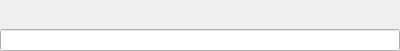
<?xml version="1.0" encoding="UTF-8"?>
<ui version="4.0">
 <class>ParameterText</class>
 <widget class="QWidget" name="ParameterText">
  <property name="geometry">
   <rect>
    <x>0</x>
    <y>0</y>
    <width>400</width>
    <height>51</height>
   </rect>
  </property>
  <property name="windowTitle">
   <string>Form</string>
  </property>
  <layout class="QVBoxLayout" name="verticalLayout">
   <property name="spacing">
    <number>0</number>
   </property>
   <property name="leftMargin">
    <number>0</number>
   </property>
   <property name="topMargin">
    <number>0</number>
   </property>
   <property name="rightMargin">
    <number>0</number>
   </property>
   <property name="bottomMargin">
    <number>0</number>
   </property>
   <item>
    <widget class="ParameterDescriptionWidget" name="descriptionWidget" native="true"/>
   </item>
   <item>
    <widget class="QLineEdit" name="lineEdit"/>
   </item>
  </layout>
 </widget>
 <customwidgets>
  <customwidget>
   <class>ParameterDescriptionWidget</class>
   <extends>QWidget</extends>
   <header>parameter/parametervirtualwidget.h</header>
   <container>1</container>
  </customwidget>
 </customwidgets>
 <resources/>
 <connections/>
</ui>
